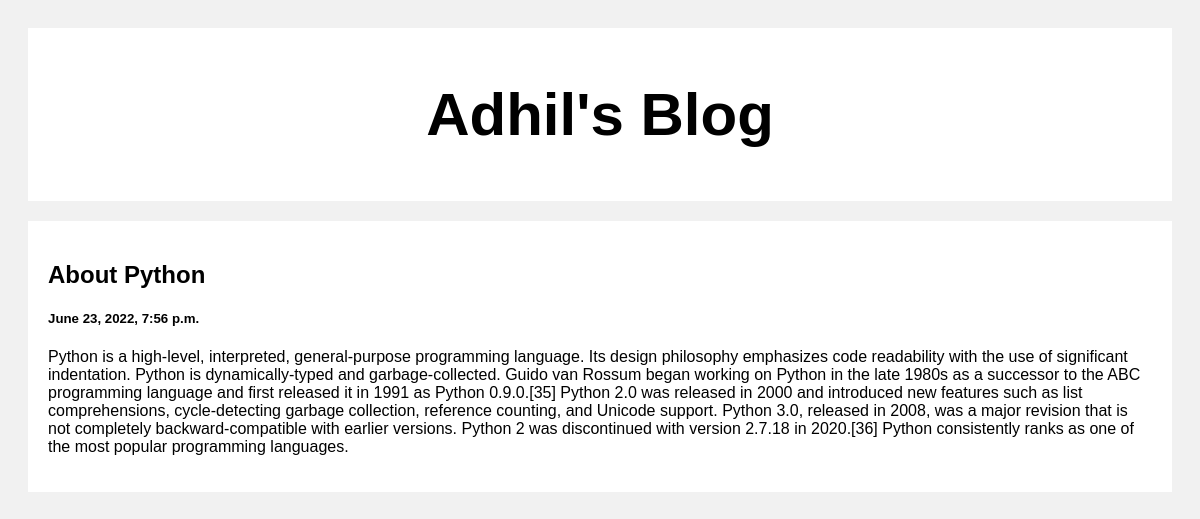
Screenshot of /post/2 with the database file from the repository.
### posts/models.py (models this page shows)
class Post(models.Model):
    title = models.CharField(max_length=100)
    body = models.CharField(max_length=1000)
    created_at = models.DateTimeField(default=datetime.now, blank=True)

### posts/views.py (the view)
# urls.py: path('post/<str:pk>', views.post, name='post')
def post(request, pk):
    posts = Post.objects.get(id = pk)
    return render(request, 'posts.html', {'posts': posts})

### templates/posts.html (shortened to what this page needs)
<!DOCTYPE html>
<html>
<head>
</head>
<body>
<div class="header">
  <h2>Adhil's Blog</h2>
</div>
<div class="row">
  <div class="leftcolumn">
    <div class="card">
        <h2>{{posts.title}}</h2>
        <h5>{{posts.created_at}}</h5>
        <p>{{posts.body}}</p>
    </div>
  </div>
</div>
</body>
</html>

### templates/posts.html (style rules this page uses)
* { box-sizing: border-box; }
body { font-family: Arial; padding: 20px; background: #f1f1f1; }
.header { padding: 2px; font-size: 40px; text-align: center; background: white; }
.leftcolumn { float: left; width: 100%; }
.card { background-color: white; padding: 20px; margin-top: 20px; }
.row:after { content: ""; display: table; clear: both; }

### rows the page displays
Post: title "About Python", created_at "June 23, 2022, 7:56 p.m.", body "Python is a high-level, interpreted, general-purpose programming language. Its design philosophy emphasizes code readability with the use of significant indentation. Python is dynamically-typed and garbage-collected. Guido van Rossum began working on Python in the late 1980s as a successor to the ABC programming language and first released it in 1991 as Python 0.9.0.[35] Python 2.0 was released in 2000 and introduced new features such as list comprehensions, cycle-detecting garbage collection, reference counting, and Unicode support. Python 3.0, released in 2008, was a major revision that is not completely backward-compatible with earlier versions. Python 2 was discontinued with version…"
